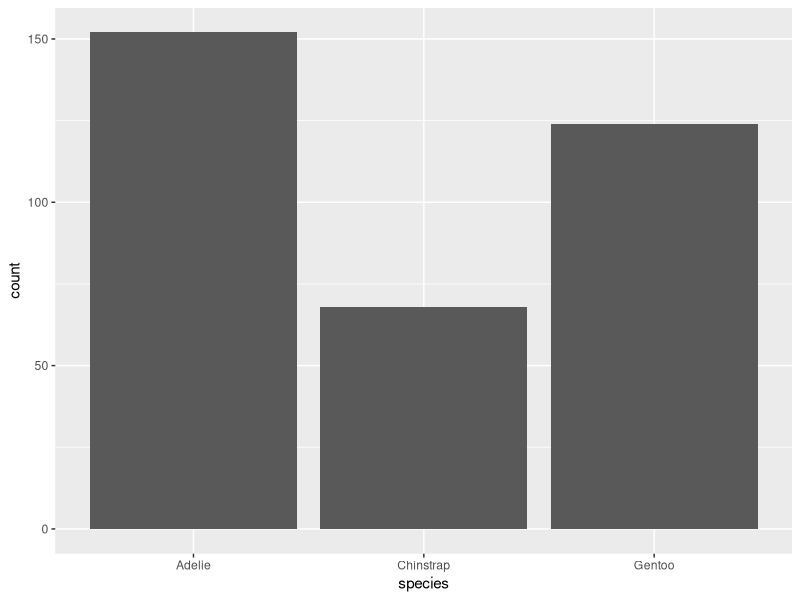
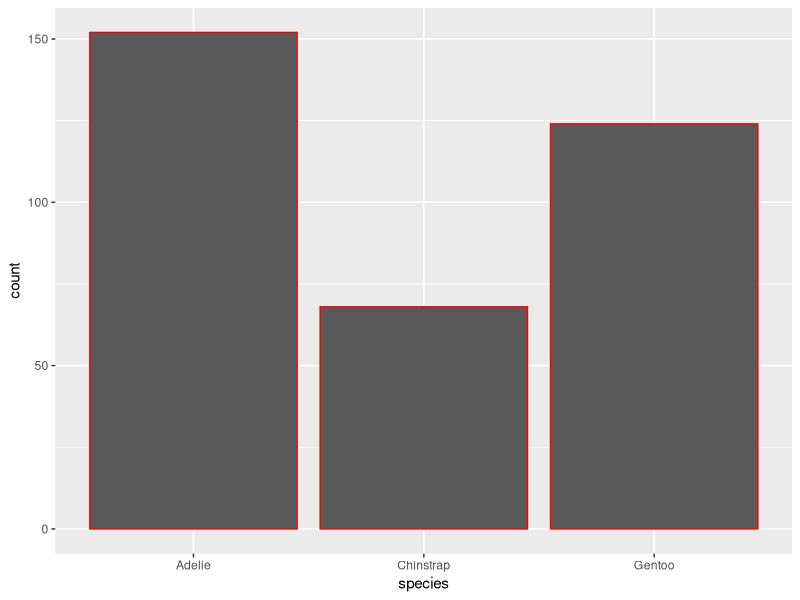
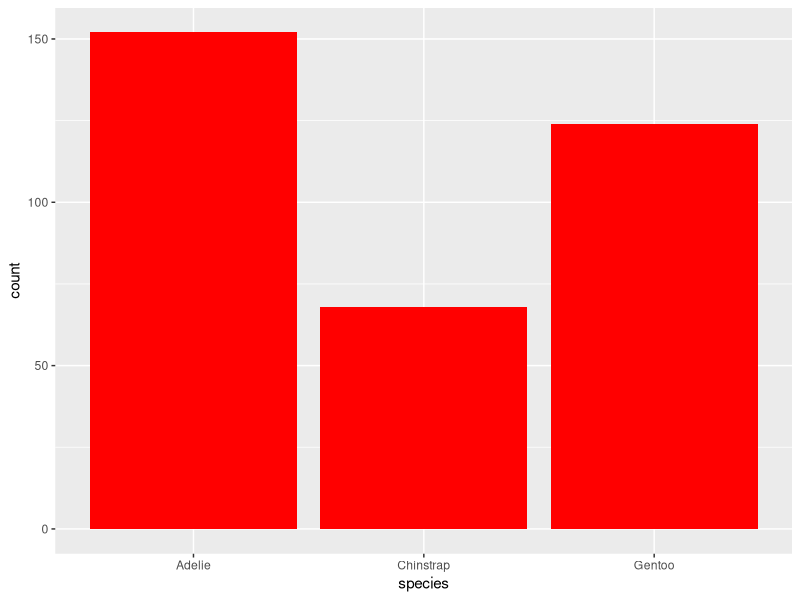
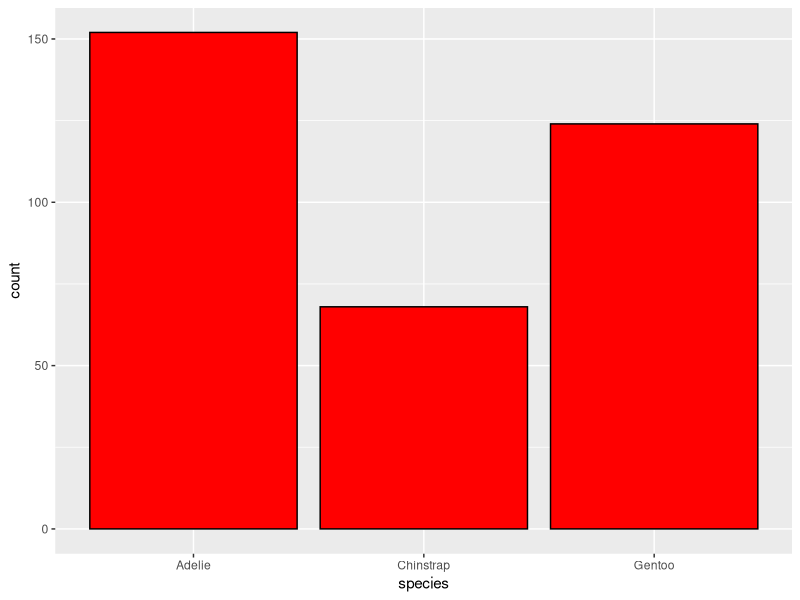
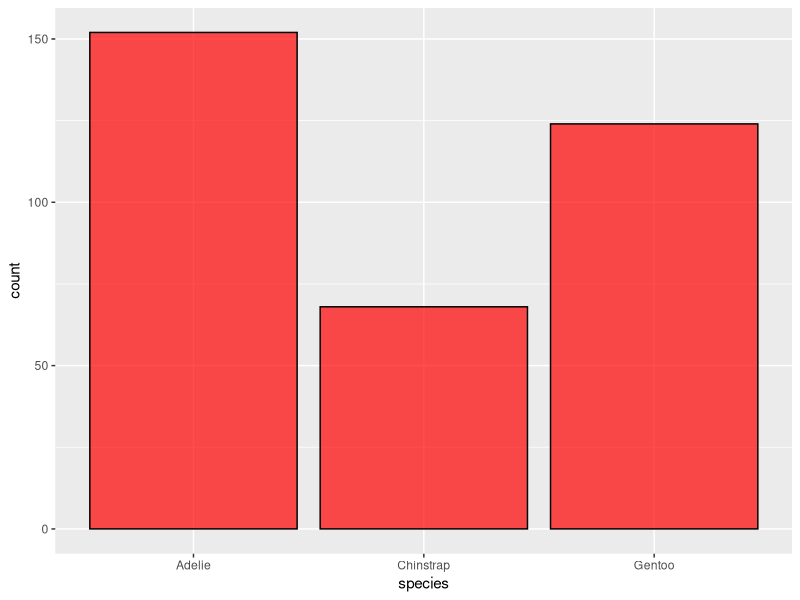
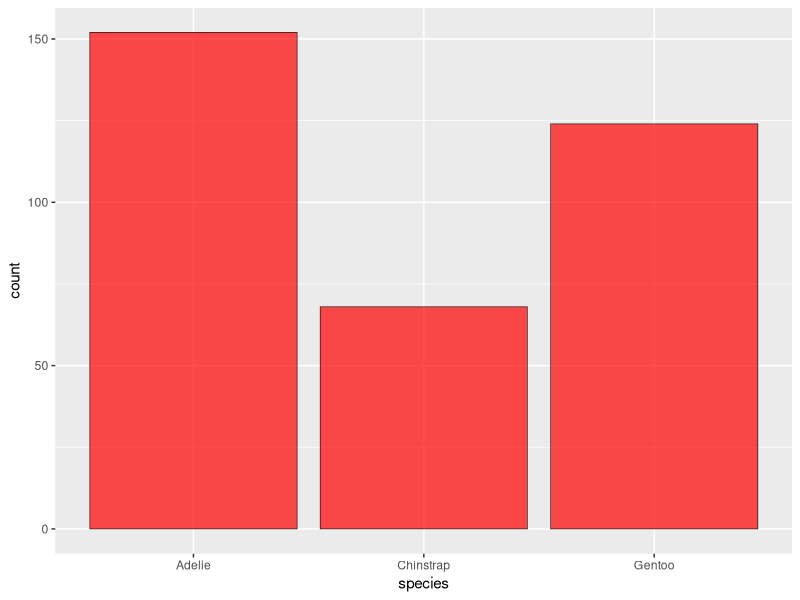
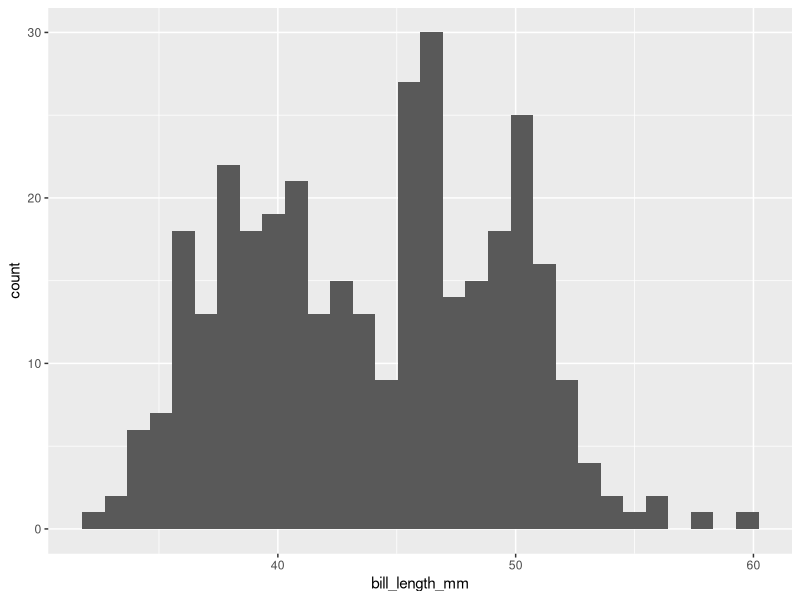
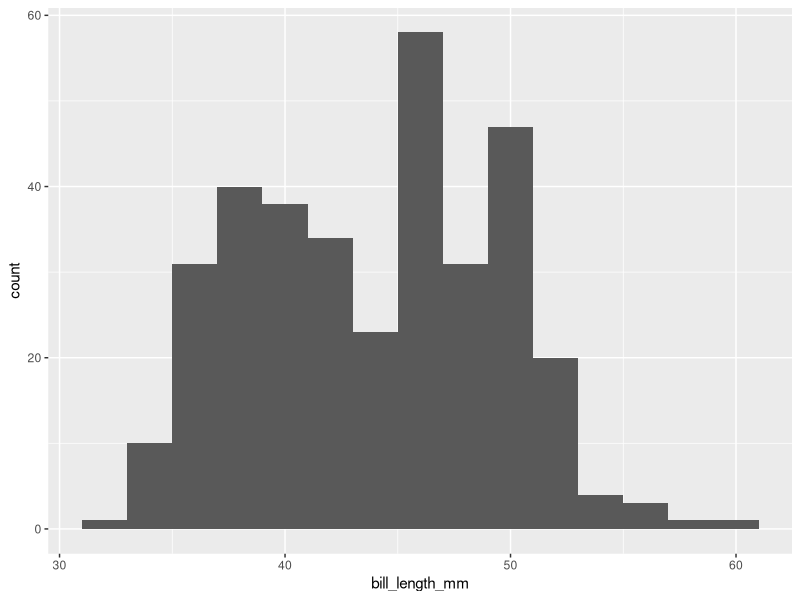

Reproduce these figures in R, in order.
## ---- chunk 1
#| include: false
library(tidyverse)
library(palmerpenguins)
## ---- chunk 2
penguins %>% 
  ggplot(aes(x = species)) +
  geom_bar()
## ---- chunk 3
ggplot(penguins) +
  geom_bar(aes(x = species), 
           color = "red")
## ---- chunk 4
ggplot(penguins) +
  geom_bar(aes(x = species), 
           fill = "red")
## ---- chunk 5
ggplot(penguins) +
  geom_bar(aes(x = species), 
           color = "black",
           fill = "red")
## ---- chunk 6
ggplot(penguins) +
  geom_bar(aes(x = species), 
           color = "black",
           fill = "red",
           alpha = 0.7)
## ---- chunk 7
ggplot(penguins) +
  geom_bar(aes(x = species), 
           color = "black",
           fill = "red",
           alpha = 0.7,
           linewidth = 0.2)
## ---- chunk 8
penguins %>% 
  ggplot(aes(x = bill_length_mm)) +
  geom_histogram()
## ---- chunk 9
penguins %>% 
  ggplot(aes(x = bill_length_mm)) +
  geom_histogram(binwidth = 2)
## ---- chunk 10
penguins %>% 
  ggplot(aes(x = bill_length_mm)) +
  geom_histogram(binwidth = 4)
## ---- chunk 11
ggplot(penguins) +
  geom_density(aes(x = bill_length_mm))
## ---- chunk 12
penguins %>% 
  ggplot() +
  geom_density(aes(x = bill_length_mm,
                   group = species,
                   color = species))
